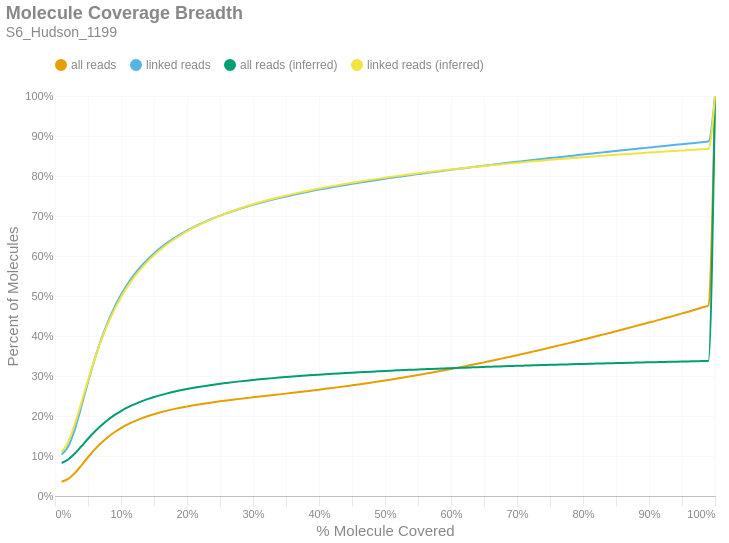

Write notebook code for a chart like this one.
### Markdown cell above
### Molecule Read Coverage
This chart shows molecule coverage breadth as computed by the number of bases aligned to that molecule. In other words, "*how much of each unique long molecule is actually sequenced/aligned?*" Keep in mind there is a distinction between sequences and alignments, since some sequences belonging to a particular molecule may not align well and wouldn't appear in the alignment data. This chart also shows molecule coverage breadth as computed by the *inferred fragment* from which the aligned sequences originate. Unlike read coverage, this calculation takes into account the total insert size, including unsequenced gaps between the forward and reverse reads. Like the previous figures, these are cumulative percents.

### Code cell
if SKIPLR:
    print_html(f"Skipped")
else:
    binned_df = consolidated_hist(valids['coverage_bp'], mask, 0.01, True)
    binned_df_inf = consolidated_hist(valids['coverage_inserts'], mask, 0.01, True)
    binned_df = binned_df.with_columns(pl.lit(binned_df_inf['all reads (cumsum)']).alias('all reads (inferred)'))
    binned_df = binned_df.with_columns(pl.lit(binned_df_inf['linked reads (cumsum)']).alias('linked reads (inferred)'))
    binned_df = binned_df.with_columns(
        (pl.col('bin').cast(pl.Float64) + 0.01).alias('right_edge')
    )

    with SafeRender(binned_df):
        (
            density_plot(binned_df, 'Molecule Coverage Breadth', samplename, 'molcov', ['all reads (inferred)','linked reads (inferred)'])
            .encode(
                #x=alt.X('bin:Q', title="% Molecule Covered").axis(format = '%').scale(padding=0),
                x=alt.X('right_edge:Q', title="% Molecule Covered").axis(format='%').scale(padding=0),
                y=alt.Y('value:Q', title='Percent of Molecules')
                    .axis(format='%')
                    .stack(False)
                    .scale(domainMin=0, padding=0),
                color=alt.Color("key:N").scale(domain = ["all reads", "linked reads", "all reads (inferred)", "linked reads (inferred)"]),
                tooltip = [
                    alt.Tooltip("key:N", title = "Data Type"),
                    alt.Tooltip("range_label:N", title="% Molecule Covered"),
                    alt.Tooltip("value:Q", format = ".2%", title="% Molecules")
                ]
            )
        ).display()

### Figure 1 — Vega-Lite specification as saved in the notebook (floating-point values rounded to 4 significant figures)
{"width": "container", "height": 400, "config": {"title": {"anchor": "start", "dy": -15, "fontSize": 18, "color": "#888888", "subtitleColor": "#888888", "subtitleFontSize": 14}, "arc": {"fill": "#0072B2"}, "axis": {"domainColor": "#888888", "domainWidth": 0.5, "gridWidth": 0.2, "grid": false, "titleFontWeight": 400, "titleFontSize": 15, "labelFontSize": 11, "labelColor": "#888888", "tickColor": "#888888", "tickWidth": 0.2, "titleColor": "#888888"}, "axisBand": {"grid": false}, "axisX": {"grid": true, "tickSize": 10, "domainCap": "round"}, "axisY": {"domain": false, "grid": true, "tickSize": 0, "domainCap": "round"}, "background": "transparent", "header": {"labelFontSize": 15, "labelColor": "#888888", "titleFontSize": 15, "titleFontWeight": 600, "titleColor": "#888888"}, "legend": {"labelFont": "sans-serif", "labelFontSize": 12, "labelColor": "#888888", "symbolSize": 100, "symbolType": "circle", "titleFontSize": 12, "titlePadding": 10, "titleColor": "#888888", "title": null, "orient": "top"}, "range": {"category": ["#E69F00", "#56B4E9", "#009E73", "#F0E442", "#0072B2", "#D55E00", "#CC79A7", "#000000"], "diverging": ["#cfe8f3", "#a2d4ec", "#73bfe2", "#46abdb", "#1696d2", "#12719e"]}, "area": {"fill": "#0072B2", "fillOpacity": 0.7, "line": true, "strokeOpacity": 0.7}, "line": {"color": "#0072B2", "stroke": "#0072B2", "strokeWidth": 2}, "trail": {"color": "#0072B2", "stroke": "#0072B2", "strokeWidth": 0, "size": 1}, "point": {"filled": true, "fillOpacity": 1.0, "size": 95}, "text": {"color": "#888888", "fontSize": 11, "align": "right", "fontWeight": 400, "size": 11}, "bar": {"fill": "#0072B2", "stroke": null}, "view": {"stroke": null, "continuousWidth": 660, "continuousHeight": 400}}, "data": {"name": "data-2da5f88ad8fd05e7be9386594c11e0c2"}, "mark": {"type": "line", "interpolate": "monotone", "point": {"opacity": 0, "size": 275}}, "encoding": {"color": {"field": "key", "scale": {"domain": ["all reads", "linked reads", "all reads (inferred)", "linked reads (inferred)"]}, "type": "nominal"}, "tooltip": [{"field": "key", "title": "Data Type", "type": "nominal"}, {"field": "range_label", "title": "% Molecule Covered", "type": "nominal"}, {"field": "value", "format": ".2%", "title": "% Molecules", "type": "quantitative"}], "x": {"axis": {"format": "%"}, "field": "right_edge", "scale": {"padding": 0}, "title": "% Molecule Covered", "type": "quantitative"}, "y": {"axis": {"format": "%"}, "field": "value", "scale": {"domainMin": 0, "padding": 0}, "stack": false, "title": "Percent of Molecules", "type": "quantitative"}}, "params": [{"name": "param_c36ac31b6afebe62", "select": {"type": "point", "fields": ["key"]}, "bind": "legend"}], "title": {"text": "Molecule Coverage Breadth", "subtitle": "S6_Hudson_1199"}, "transform": [{"fold": ["all reads (cumsum)", "linked reads (cumsum)", "all reads (inferred)", "linked reads (inferred)"]}, {"calculate": "replace(datum.key, ' (cumsum)', '')", "as": "key"}, {"filter": {"param": "param_c36ac31b6afebe62"}}], "usermeta": {"embedOptions": {"downloadFileName": "S6_Hudson_1199.molcov"}}, "$schema": "https://vega.github.io/schema/vega-lite/v6.1.0.json", "datasets": {"data-2da5f88ad8fd05e7be9386594c11e0c2": [{"bin": "0.0", "interval": "0.0-0.01", "all reads": 0.03568, "linked reads": 0.1035, "all reads (cumsum)": 0.03568, "linked reads (cumsum)": 0.1035, "range_label": "0.0-0.01", "all reads (inferred)": 0.08251, "linked reads (inferred)": 0.1098, "right_edge": 0.01}, {"bin": "0.01", "interval": "0.01-0.02", "all reads": 0.006921, "linked reads": 0.02007, "all reads (cumsum)": 0.0426, "linked reads (cumsum)": 0.1236, "range_label": "0.01-0.02", "all reads (inferred)": 0.09124, "linked reads (inferred)": 0.1351, "right_edge": 0.02}, {"bin": "0.02", "interval": "0.02-0.03", "all reads": 0.01453, "linked reads": 0.04294, "all reads (cumsum)": 0.05713, "linked reads (cumsum)": 0.1665, "range_label": "0.02-0.03", "all reads (inferred)": 0.1062, "linked reads (inferred)": 0.1793, "right_edge": 0.03}, {"bin": "0.03", "interval": "0.03-0.04", "all reads": 0.01943, "linked reads": 0.05781, "all reads (cumsum)": 0.07656, "linked reads (cumsum)": 0.2244, "range_label": "0.03-0.04", "all reads (inferred)": 0.1243, "linked reads (inferred)": 0.2335, "right_edge": 0.04}, {"bin": "0.04", "interval": "0.04-0.05", "all reads": 0.02029, "linked reads": 0.06057, "all reads (cumsum)": 0.09685, "linked reads (cumsum)": 0.2849, "range_label": "0.04-0.05", "all reads (inferred)": 0.143, "linked reads (inferred)": 0.2893, "right_edge": 0.05}, {"bin": "0.05", "interval": "0.05-0.06", "all reads": 0.01896, "linked reads": 0.05663, "all reads (cumsum)": 0.1158, "linked reads (cumsum)": 0.3416, "range_label": "0.05-0.06", "all reads (inferred)": 0.1605, "linked reads (inferred)": 0.3417, "right_edge": 0.06}, {"bin": "0.06", "interval": "0.06-0.07", "all reads": 0.01672, "linked reads": 0.05, "all reads (cumsum)": 0.1325, "linked reads (cumsum)": 0.3916, "range_label": "0.06-0.07", "all reads (inferred)": 0.1763, "linked reads (inferred)": 0.389, "right_edge": 0.07}, {"bin": "0.07", "interval": "0.07-0.08", "all reads": 0.0145, "linked reads": 0.0433, "all reads (cumsum)": 0.147, "linked reads (cumsum)": 0.4349, "range_label": "0.07-0.08", "all reads (inferred)": 0.1901, "linked reads (inferred)": 0.4302, "right_edge": 0.08}, {"bin": "0.08", "interval": "0.08-0.09", "all reads": 0.01234, "linked reads": 0.03685, "all reads (cumsum)": 0.1594, "linked reads (cumsum)": 0.4717, "range_label": "0.08-0.09", "all reads (inferred)": 0.202, "linked reads (inferred)": 0.466, "right_edge": 0.09}, {"bin": "0.09", "interval": "0.09-0.1", "all reads": 0.01051, "linked reads": 0.03139, "all reads (cumsum)": 0.1699, "linked reads (cumsum)": 0.5031, "range_label": "0.09-0.1", "all reads (inferred)": 0.2124, "linked reads (inferred)": 0.4971, "right_edge": 0.1}, {"bin": "0.1", "interval": "0.1-0.11", "all reads": 0.009013, "linked reads": 0.0269, "all reads (cumsum)": 0.1789, "linked reads (cumsum)": 0.53, "range_label": "0.1-0.11", "all reads (inferred)": 0.2214, "linked reads (inferred)": 0.524, "right_edge": 0.11}, {"bin": "0.11", "interval": "0.11-0.12", "all reads": 0.007783, "linked reads": 0.02322, "all reads (cumsum)": 0.1867, "linked reads (cumsum)": 0.5532, "range_label": "0.11-0.12", "all reads (inferred)": 0.2292, "linked reads (inferred)": 0.5474, "right_edge": 0.12}, {"bin": "0.12", "interval": "0.12-0.13", "all reads": 0.006709, "linked reads": 0.02, "all reads (cumsum)": 0.1934, "linked reads (cumsum)": 0.5732, "range_label": "0.12-0.13", "all reads (inferred)": 0.236, "linked reads (inferred)": 0.5678, "right_edge": 0.13}, {"bin": "0.13", "interval": "0.13-0.14", "all reads": 0.005919, "linked reads": 0.01761, "all reads (cumsum)": 0.1993, "linked reads (cumsum)": 0.5908, "range_label": "0.13-0.14", "all reads (inferred)": 0.2421, "linked reads (inferred)": 0.5861, "right_edge": 0.14}, {"bin": "0.14", "interval": "0.14-0.15", "all reads": 0.005241, "linked reads": 0.01557, "all reads (cumsum)": 0.2045, "linked reads (cumsum)": 0.6064, "range_label": "0.14-0.15", "all reads (inferred)": 0.2474, "linked reads (inferred)": 0.602, "right_edge": 0.15}, {"bin": "0.15", "interval": "0.15-0.16", "all reads": 0.004715, "linked reads": 0.01398, "all reads (cumsum)": 0.2093, "linked reads (cumsum)": 0.6204, "range_label": "0.15-0.16", "all reads (inferred)": 0.2522, "linked reads (inferred)": 0.6164, "right_edge": 0.16}, {"bin": "0.16", "interval": "0.16-0.17", "all reads": 0.004216, "linked reads": 0.01247, "all reads (cumsum)": 0.2135, "linked reads (cumsum)": 0.6328, "range_label": "0.16-0.17", "all reads (inferred)": 0.2566, "linked reads (inferred)": 0.6294, "right_edge": 0.17}, {"bin": "0.17", "interval": "0.17-0.18", "all reads": 0.003769, "linked reads": 0.01115, "all reads (cumsum)": 0.2172, "linked reads (cumsum)": 0.644, "range_label": "0.17-0.18", "all reads (inferred)": 0.2606, "linked reads (inferred)": 0.6412, "right_edge": 0.18}, {"bin": "0.18", "interval": "0.18-0.19", "all reads": 0.003466, "linked reads": 0.01023, "all reads (cumsum)": 0.2207, "linked reads (cumsum)": 0.6542, "range_label": "0.18-0.19", "all reads (inferred)": 0.2641, "linked reads (inferred)": 0.6519, "right_edge": 0.19}, {"bin": "0.19", "interval": "0.19-0.2", "all reads": 0.003211, "linked reads": 0.009435, "all reads (cumsum)": 0.2239, "linked reads (cumsum)": 0.6637, "range_label": "0.19-0.2", "all reads (inferred)": 0.2674, "linked reads (inferred)": 0.6617, "right_edge": 0.2}, {"bin": "0.2", "interval": "0.2-0.21", "all reads": 0.00293, "linked reads": 0.008562, "all reads (cumsum)": 0.2269, "linked reads (cumsum)": 0.6722, "range_label": "0.2-0.21", "all reads (inferred)": 0.2705, "linked reads (inferred)": 0.6708, "right_edge": 0.21}, {"bin": "0.21", "interval": "0.21-0.22", "all reads": 0.002712, "linked reads": 0.007901, "all reads (cumsum)": 0.2296, "linked reads (cumsum)": 0.6801, "range_label": "0.21-0.22", "all reads (inferred)": 0.2733, "linked reads (inferred)": 0.6791, "right_edge": 0.22}, {"bin": "0.22", "interval": "0.22-0.23", "all reads": 0.002571, "linked reads": 0.007468, "all reads (cumsum)": 0.2321, "linked reads (cumsum)": 0.6876, "range_label": "0.22-0.23", "all reads (inferred)": 0.2759, "linked reads (inferred)": 0.687, "right_edge": 0.23}, {"bin": "0.23", "interval": "0.23-0.24", "all reads": 0.002392, "linked reads": 0.006909, "all reads (cumsum)": 0.2345, "linked reads (cumsum)": 0.6945, "range_label": "0.23-0.24", "all reads (inferred)": 0.2783, "linked reads (inferred)": 0.6942, "right_edge": 0.24}, {"bin": "0.24", "interval": "0.24-0.25", "all reads": 0.002211, "linked reads": 0.006339, "all reads (cumsum)": 0.2367, "linked reads (cumsum)": 0.7008, "range_label": "0.24-0.25", "all reads (inferred)": 0.2806, "linked reads (inferred)": 0.701, "right_edge": 0.25}, {"bin": "0.25", "interval": "0.25-0.26", "all reads": 0.002111, "linked reads": 0.006018, "all reads (cumsum)": 0.2388, "linked reads (cumsum)": 0.7069, "range_label": "0.25-0.26", "all reads (inferred)": 0.2827, "linked reads (inferred)": 0.7072, "right_edge": 0.26}, {"bin": "0.26", "interval": "0.26-0.27", "all reads": 0.002007, "linked reads": 0.005669, "all reads (cumsum)": 0.2409, "linked reads (cumsum)": 0.7125, "range_label": "0.26-0.27", "all reads (inferred)": 0.2847, "linked reads (inferred)": 0.7132, "right_edge": 0.27}, {"bin": "0.27", "interval": "0.27-0.28", "all reads": 0.001974, "linked reads": 0.005444, "all reads (cumsum)": 0.2428, "linked reads (cumsum)": 0.718, "range_label": "0.27-0.28", "all reads (inferred)": 0.2866, "linked reads (inferred)": 0.7188, "right_edge": 0.28}, {"bin": "0.28", "interval": "0.28-0.29", "all reads": 0.001898, "linked reads": 0.00506, "all reads (cumsum)": 0.2447, "linked reads (cumsum)": 0.723, "range_label": "0.28-0.29", "all reads (inferred)": 0.2884, "linked reads (inferred)": 0.7242, "right_edge": 0.29}, {"bin": "0.29", "interval": "0.29-0.3", "all reads": 0.001877, "linked reads": 0.004845, "all reads (cumsum)": 0.2466, "linked reads (cumsum)": 0.7279, "range_label": "0.29-0.3", "all reads (inferred)": 0.2901, "linked reads (inferred)": 0.7293, "right_edge": 0.3}, {"bin": "0.3", "interval": "0.3-0.31", "all reads": 0.001881, "linked reads": 0.004662, "all reads (cumsum)": 0.2485, "linked reads (cumsum)": 0.7325, "range_label": "0.3-0.31", "all reads (inferred)": 0.2917, "linked reads (inferred)": 0.734, "right_edge": 0.31}, {"bin": "0.31", "interval": "0.31-0.32", "all reads": 0.00185, "linked reads": 0.004356, "all reads (cumsum)": 0.2503, "linked reads (cumsum)": 0.7369, "range_label": "0.31-0.32", "all reads (inferred)": 0.2932, "linked reads (inferred)": 0.7386, "right_edge": 0.32}, {"bin": "0.32", "interval": "0.32-0.33", "all reads": 0.001875, "linked reads": 0.004171, "all reads (cumsum)": 0.2522, "linked reads (cumsum)": 0.7411, "range_label": "0.32-0.33", "all reads (inferred)": 0.2947, "linked reads (inferred)": 0.743, "right_edge": 0.33}, {"bin": "0.33", "interval": "0.33-0.34", "all reads": 0.001853, "linked reads": 0.003942, "all reads (cumsum)": 0.2541, "linked reads (cumsum)": 0.745, "range_label": "0.33-0.34", "all reads (inferred)": 0.2961, "linked reads (inferred)": 0.7471, "right_edge": 0.34}, {"bin": "0.34", "interval": "0.34-0.35", "all reads": 0.001886, "linked reads": 0.003783, "all reads (cumsum)": 0.2559, "linked reads (cumsum)": 0.7488, "range_label": "0.34-0.35", "all reads (inferred)": 0.2974, "linked reads (inferred)": 0.7509, "right_edge": 0.35}, {"bin": "0.35", "interval": "0.35-0.36", "all reads": 0.001917, "linked reads": 0.003729, "all reads (cumsum)": 0.2579, "linked reads (cumsum)": 0.7525, "range_label": "0.35-0.36", "all reads (inferred)": 0.2987, "linked reads (inferred)": 0.7547, "right_edge": 0.36}, {"bin": "0.36", "interval": "0.36-0.37", "all reads": 0.001952, "linked reads": 0.003554, "all reads (cumsum)": 0.2598, "linked reads (cumsum)": 0.7561, "range_label": "0.36-0.37", "all reads (inferred)": 0.2999, "linked reads (inferred)": 0.7584, "right_edge": 0.37}, {"bin": "0.37", "interval": "0.37-0.38", "all reads": 0.001959, "linked reads": 0.003425, "all reads (cumsum)": 0.2618, "linked reads (cumsum)": 0.7595, "range_label": "0.37-0.38", "all reads (inferred)": 0.3011, "linked reads (inferred)": 0.762, "right_edge": 0.38}, {"bin": "0.38", "interval": "0.38-0.39", "all reads": 0.001979, "linked reads": 0.003272, "all reads (cumsum)": 0.2638, "linked reads (cumsum)": 0.7628, "range_label": "0.38-0.39", "all reads (inferred)": 0.3022, "linked reads (inferred)": 0.7653, "right_edge": 0.39}, {"bin": "0.39", "interval": "0.39-0.4", "all reads": 0.002038, "linked reads": 0.003137, "all reads (cumsum)": 0.2658, "linked reads (cumsum)": 0.7659, "range_label": "0.39-0.4", "all reads (inferred)": 0.3033, "linked reads (inferred)": 0.7685, "right_edge": 0.4}, {"bin": "0.4", "interval": "0.4-0.41", "all reads": 0.002071, "linked reads": 0.003054, "all reads (cumsum)": 0.2679, "linked reads (cumsum)": 0.769, "range_label": "0.4-0.41", "all reads (inferred)": 0.3044, "linked reads (inferred)": 0.7716, "right_edge": 0.41}, {"bin": "0.41", "interval": "0.41-0.42", "all reads": 0.002125, "linked reads": 0.002964, "all reads (cumsum)": 0.27, "linked reads (cumsum)": 0.7719, "range_label": "0.41-0.42", "all reads (inferred)": 0.3054, "linked reads (inferred)": 0.7747, "right_edge": 0.42}, {"bin": "0.42", "interval": "0.42-0.43", "all reads": 0.002177, "linked reads": 0.002894, "all reads (cumsum)": 0.2722, "linked reads (cumsum)": 0.7748, "range_label": "0.42-0.43", "all reads (inferred)": 0.3064, "linked reads (inferred)": 0.7776, "right_edge": 0.43}, {"bin": "0.43", "interval": "0.43-0.44", "all reads": 0.00222, "linked reads": 0.002832, "all reads (cumsum)": 0.2744, "linked reads (cumsum)": 0.7777, "range_label": "0.43-0.44", "all reads (inferred)": 0.3074, "linked reads (inferred)": 0.7804, "right_edge": 0.44}, {"bin": "0.44", "interval": "0.44-0.45", "all reads": 0.002299, "linked reads": 0.002731, "all reads (cumsum)": 0.2767, "linked reads (cumsum)": 0.7804, "range_label": "0.44-0.45", "all reads (inferred)": 0.3083, "linked reads (inferred)": 0.7832, "right_edge": 0.45}, {"bin": "0.45", "interval": "0.45-0.46", "all reads": 0.002297, "linked reads": 0.002627, "all reads (cumsum)": 0.279, "linked reads (cumsum)": 0.783, "range_label": "0.45-0.46", "all reads (inferred)": 0.3092, "linked reads (inferred)": 0.7859, "right_edge": 0.46}, {"bin": "0.46", "interval": "0.46-0.47", "all reads": 0.002362, "linked reads": 0.002593, "all reads (cumsum)": 0.2813, "linked reads (cumsum)": 0.7856, "range_label": "0.46-0.47", "all reads (inferred)": 0.3101, "linked reads (inferred)": 0.7885, "right_edge": 0.47}, {"bin": "0.47", "interval": "0.47-0.48", "all reads": 0.002462, "linked reads": 0.002587, "all reads (cumsum)": 0.2838, "linked reads (cumsum)": 0.7882, "range_label": "0.47-0.48", "all reads (inferred)": 0.3109, "linked reads (inferred)": 0.7909, "right_edge": 0.48}, {"bin": "0.48", "interval": "0.48-0.49", "all reads": 0.002425, "linked reads": 0.002427, "all reads (cumsum)": 0.2862, "linked reads (cumsum)": 0.7906, "range_label": "0.48-0.49", "all reads (inferred)": 0.3118, "linked reads (inferred)": 0.7934, "right_edge": 0.49}, {"bin": "0.49", "interval": "0.49-0.5", "all reads": 0.002706, "linked reads": 0.002544, "all reads (cumsum)": 0.2889, "linked reads (cumsum)": 0.7932, "range_label": "0.49-0.5", "all reads (inferred)": 0.3126, "linked reads (inferred)": 0.7959, "right_edge": 0.5}, {"bin": "0.5", "interval": "0.5-0.51", "all reads": 0.002467, "linked reads": 0.002357, "all reads (cumsum)": 0.2914, "linked reads (cumsum)": 0.7955, "range_label": "0.5-0.51", "all reads (inferred)": 0.3134, "linked reads (inferred)": 0.7981, "right_edge": 0.51}, {"bin": "0.51", "interval": "0.51-0.52", "all reads": 0.002715, "linked reads": 0.002348, "all reads (cumsum)": 0.2941, "linked reads (cumsum)": 0.7979, "range_label": "0.51-0.52", "all reads (inferred)": 0.3141, "linked reads (inferred)": 0.8003, "right_edge": 0.52}, {"bin": "0.52", "interval": "0.52-0.53", "all reads": 0.002688, "linked reads": 0.002307, "all reads (cumsum)": 0.2968, "linked reads (cumsum)": 0.8002, "range_label": "0.52-0.53", "all reads (inferred)": 0.3149, "linked reads (inferred)": 0.8025, "right_edge": 0.53}, {"bin": "0.53", "interval": "0.53-0.54", "all reads": 0.002808, "linked reads": 0.002357, "all reads (cumsum)": 0.2996, "linked reads (cumsum)": 0.8025, "range_label": "0.53-0.54", "all reads (inferred)": 0.3156, "linked reads (inferred)": 0.8046, "right_edge": 0.54}, {"bin": "0.54", "interval": "0.54-0.55", "all reads": 0.002784, "linked reads": 0.002221, "all reads (cumsum)": 0.3024, "linked reads (cumsum)": 0.8048, "range_label": "0.54-0.55", "all reads (inferred)": 0.3163, "linked reads (inferred)": 0.8067, "right_edge": 0.55}, {"bin": "0.55", "interval": "0.55-0.56", "all reads": 0.002931, "linked reads": 0.002208, "all reads (cumsum)": 0.3053, "linked reads (cumsum)": 0.807, "range_label": "0.55-0.56", "all reads (inferred)": 0.317, "linked reads (inferred)": 0.8087, "right_edge": 0.56}, {"bin": "0.56", "interval": "0.56-0.57", "all reads": 0.002952, "linked reads": 0.002162, "all reads (cumsum)": 0.3083, "linked reads (cumsum)": 0.8091, "range_label": "0.56-0.57", "all reads (inferred)": 0.3177, "linked reads (inferred)": 0.8108, "right_edge": 0.57}, {"bin": "0.57", "interval": "0.57-0.58", "all reads": 0.003062, "linked reads": 0.002223, "all reads (cumsum)": 0.3113, "linked reads (cumsum)": 0.8113, "range_label": "0.57-0.58", "all reads (inferred)": 0.3184, "linked reads (inferred)": 0.8127, "right_edge": 0.58}, {"bin": "0.58", "interval": "0.58-0.59", "all reads": 0.003068, "linked reads": 0.002126, "all reads (cumsum)": 0.3144, "linked reads (cumsum)": 0.8135, "range_label": "0.58-0.59", "all reads (inferred)": 0.319, "linked reads (inferred)": 0.8145, "right_edge": 0.59}, {"bin": "0.59", "interval": "0.59-0.6", "all reads": 0.003132, "linked reads": 0.002135, "all reads (cumsum)": 0.3175, "linked reads (cumsum)": 0.8156, "range_label": "0.59-0.6", "all reads (inferred)": 0.3196, "linked reads (inferred)": 0.8164, "right_edge": 0.6}, {"bin": "0.6", "interval": "0.6-0.61", "all reads": 0.003142, "linked reads": 0.002033, "all reads (cumsum)": 0.3207, "linked reads (cumsum)": 0.8176, "range_label": "0.6-0.61", "all reads (inferred)": 0.3202, "linked reads (inferred)": 0.8182, "right_edge": 0.61}, {"bin": "0.61", "interval": "0.61-0.62", "all reads": 0.003311, "linked reads": 0.002002, "all reads (cumsum)": 0.324, "linked reads (cumsum)": 0.8196, "range_label": "0.61-0.62", "all reads (inferred)": 0.3209, "linked reads (inferred)": 0.82, "right_edge": 0.62}, {"bin": "0.62", "interval": "0.62-0.63", "all reads": 0.003292, "linked reads": 0.002044, "all reads (cumsum)": 0.3273, "linked reads (cumsum)": 0.8217, "range_label": "0.62-0.63", "all reads (inferred)": 0.3215, "linked reads (inferred)": 0.8218, "right_edge": 0.63}, {"bin": "0.63", "interval": "0.63-0.64", "all reads": 0.003391, "linked reads": 0.002035, "all reads (cumsum)": 0.3307, "linked reads (cumsum)": 0.8237, "range_label": "0.63-0.64", "all reads (inferred)": 0.3221, "linked reads (inferred)": 0.8235, "right_edge": 0.64}, {"bin": "0.64", "interval": "0.64-0.65", "all reads": 0.003369, "linked reads": 0.00203, "all reads (cumsum)": 0.334, "linked reads (cumsum)": 0.8257, "range_label": "0.64-0.65", "all reads (inferred)": 0.3226, "linked reads (inferred)": 0.8251, "right_edge": 0.65}, {"bin": "0.65", "interval": "0.65-0.66", "all reads": 0.003571, "linked reads": 0.001998, "all reads (cumsum)": 0.3376, "linked reads (cumsum)": 0.8277, "range_label": "0.65-0.66", "all reads (inferred)": 0.3232, "linked reads (inferred)": 0.8268, "right_edge": 0.66}, {"bin": "0.66", "interval": "0.66-0.67", "all reads": 0.003456, "linked reads": 0.001958, "all reads (cumsum)": 0.3411, "linked reads (cumsum)": 0.8297, "range_label": "0.66-0.67", "all reads (inferred)": 0.3238, "linked reads (inferred)": 0.8284, "right_edge": 0.67}, {"bin": "0.67", "interval": "0.67-0.68", "all reads": 0.003551, "linked reads": 0.001949, "all reads (cumsum)": 0.3446, "linked reads (cumsum)": 0.8317, "range_label": "0.67-0.68", "all reads (inferred)": 0.3243, "linked reads (inferred)": 0.83, "right_edge": 0.68}, {"bin": "0.68", "interval": "0.68-0.69", "all reads": 0.003586, "linked reads": 0.001922, "all reads (cumsum)": 0.3482, "linked reads (cumsum)": 0.8336, "range_label": "0.68-0.69", "all reads (inferred)": 0.3248, "linked reads (inferred)": 0.8316, "right_edge": 0.69}, {"bin": "0.69", "interval": "0.69-0.7", "all reads": 0.00373, "linked reads": 0.001924, "all reads (cumsum)": 0.3519, "linked reads (cumsum)": 0.8355, "range_label": "0.69-0.7", "all reads (inferred)": 0.3254, "linked reads (inferred)": 0.8331, "right_edge": 0.7}, {"bin": "0.7", "interval": "0.7-0.71", "all reads": 0.0037, "linked reads": 0.001842, "all reads (cumsum)": 0.3556, "linked reads (cumsum)": 0.8373, "range_label": "0.7-0.71", "all reads (inferred)": 0.3259, "linked reads (inferred)": 0.8346, "right_edge": 0.71}, {"bin": "0.71", "interval": "0.71-0.72", "all reads": 0.003745, "linked reads": 0.001875, "all reads (cumsum)": 0.3594, "linked reads (cumsum)": 0.8392, "range_label": "0.71-0.72", "all reads (inferred)": 0.3264, "linked reads (inferred)": 0.836, "right_edge": 0.72}, {"bin": "0.72", "interval": "0.72-0.73", "all reads": 0.003842, "linked reads": 0.001825, "all reads (cumsum)": 0.3632, "linked reads (cumsum)": 0.841, "range_label": "0.72-0.73", "all reads (inferred)": 0.3269, "linked reads (inferred)": 0.8375, "right_edge": 0.73}, {"bin": "0.73", "interval": "0.73-0.74", "all reads": 0.003791, "linked reads": 0.001819, "all reads (cumsum)": 0.367, "linked reads (cumsum)": 0.8429, "range_label": "0.73-0.74", "all reads (inferred)": 0.3274, "linked reads (inferred)": 0.8389, "right_edge": 0.74}, {"bin": "0.74", "interval": "0.74-0.75", "all reads": 0.00404, "linked reads": 0.00187, "all reads (cumsum)": 0.3711, "linked reads (cumsum)": 0.8447, "range_label": "0.74-0.75", "all reads (inferred)": 0.3279, "linked reads (inferred)": 0.8404, "right_edge": 0.75}, {"bin": "0.75", "interval": "0.75-0.76", "all reads": 0.003812, "linked reads": 0.00176, "all reads (cumsum)": 0.3749, "linked reads (cumsum)": 0.8465, "range_label": "0.75-0.76", "all reads (inferred)": 0.3283, "linked reads (inferred)": 0.8416, "right_edge": 0.76}, {"bin": "0.76", "interval": "0.76-0.77", "all reads": 0.00396, "linked reads": 0.001846, "all reads (cumsum)": 0.3788, "linked reads (cumsum)": 0.8483, "range_label": "0.76-0.77", "all reads (inferred)": 0.3288, "linked reads (inferred)": 0.843, "right_edge": 0.77}, {"bin": "0.77", "interval": "0.77-0.78", "all reads": 0.003989, "linked reads": 0.001796, "all reads (cumsum)": 0.3828, "linked reads (cumsum)": 0.8501, "range_label": "0.77-0.78", "all reads (inferred)": 0.3292, "linked reads (inferred)": 0.8443, "right_edge": 0.78}, {"bin": "0.78", "interval": "0.78-0.79", "all reads": 0.004044, "linked reads": 0.001749, "all reads (cumsum)": 0.3869, "linked reads (cumsum)": 0.8519, "range_label": "0.78-0.79", "all reads (inferred)": 0.3297, "linked reads (inferred)": 0.8456, "right_edge": 0.79}, {"bin": "0.79", "interval": "0.79-0.8", "all reads": 0.004261, "linked reads": 0.001866, "all reads (cumsum)": 0.3911, "linked reads (cumsum)": 0.8537, "range_label": "0.79-0.8", "all reads (inferred)": 0.3302, "linked reads (inferred)": 0.8469, "right_edge": 0.8}, {"bin": "0.8", "interval": "0.8-0.81", "all reads": 0.003963, "linked reads": 0.001764, "all reads (cumsum)": 0.3951, "linked reads (cumsum)": 0.8555, "range_label": "0.8-0.81", "all reads (inferred)": 0.3306, "linked reads (inferred)": 0.8481, "right_edge": 0.81}, {"bin": "0.81", "interval": "0.81-0.82", "all reads": 0.004107, "linked reads": 0.001797, "all reads (cumsum)": 0.3992, "linked reads (cumsum)": 0.8573, "range_label": "0.81-0.82", "all reads (inferred)": 0.331, "linked reads (inferred)": 0.8494, "right_edge": 0.82}, {"bin": "0.82", "interval": "0.82-0.83", "all reads": 0.004199, "linked reads": 0.001759, "all reads (cumsum)": 0.4034, "linked reads (cumsum)": 0.8591, "range_label": "0.82-0.83", "all reads (inferred)": 0.3314, "linked reads (inferred)": 0.8506, "right_edge": 0.83}, {"bin": "0.83", "interval": "0.83-0.84", "all reads": 0.004176, "linked reads": 0.001709, "all reads (cumsum)": 0.4076, "linked reads (cumsum)": 0.8608, "range_label": "0.83-0.84", "all reads (inferred)": 0.3318, "linked reads (inferred)": 0.8518, "right_edge": 0.84}, {"bin": "0.84", "interval": "0.84-0.85", "all reads": 0.004237, "linked reads": 0.001809, "all reads (cumsum)": 0.4118, "linked reads (cumsum)": 0.8626, "range_label": "0.84-0.85", "all reads (inferred)": 0.3323, "linked reads (inferred)": 0.8529, "right_edge": 0.85}, {"bin": "0.85", "interval": "0.85-0.86", "all reads": 0.004272, "linked reads": 0.001712, "all reads (cumsum)": 0.4161, "linked reads (cumsum)": 0.8643, "range_label": "0.85-0.86", "all reads (inferred)": 0.3327, "linked reads (inferred)": 0.8541, "right_edge": 0.86}, {"bin": "0.86", "interval": "0.86-0.87", "all reads": 0.004318, "linked reads": 0.001754, "all reads (cumsum)": 0.4204, "linked reads (cumsum)": 0.8661, "range_label": "0.86-0.87", "all reads (inferred)": 0.3331, "linked reads (inferred)": 0.8552, "right_edge": 0.87}, {"bin": "0.87", "interval": "0.87-0.88", "all reads": 0.004418, "linked reads": 0.001706, "all reads (cumsum)": 0.4248, "linked reads (cumsum)": 0.8678, "range_label": "0.87-0.88", "all reads (inferred)": 0.3335, "linked reads (inferred)": 0.8564, "right_edge": 0.88}, {"bin": "0.88", "interval": "0.88-0.89", "all reads": 0.004353, "linked reads": 0.001672, "all reads (cumsum)": 0.4292, "linked reads (cumsum)": 0.8694, "range_label": "0.88-0.89", "all reads (inferred)": 0.3338, "linked reads (inferred)": 0.8575, "right_edge": 0.89}, {"bin": "0.89", "interval": "0.89-0.9", "all reads": 0.004479, "linked reads": 0.001754, "all reads (cumsum)": 0.4336, "linked reads (cumsum)": 0.8712, "range_label": "0.89-0.9", "all reads (inferred)": 0.3342, "linked reads (inferred)": 0.8585, "right_edge": 0.9}, {"bin": "0.9", "interval": "0.9-0.91", "all reads": 0.004244, "linked reads": 0.001674, "all reads (cumsum)": 0.4379, "linked reads (cumsum)": 0.8729, "range_label": "0.9-0.91", "all reads (inferred)": 0.3346, "linked reads (inferred)": 0.8596, "right_edge": 0.91}, {"bin": "0.91", "interval": "0.91-0.92", "all reads": 0.004833, "linked reads": 0.001712, "all reads (cumsum)": 0.4427, "linked reads (cumsum)": 0.8746, "range_label": "0.91-0.92", "all reads (inferred)": 0.335, "linked reads (inferred)": 0.8606, "right_edge": 0.92}, {"bin": "0.92", "interval": "0.92-0.93", "all reads": 0.00423, "linked reads": 0.001674, "all reads (cumsum)": 0.447, "linked reads (cumsum)": 0.8762, "range_label": "0.92-0.93", "all reads (inferred)": 0.3353, "linked reads (inferred)": 0.8616, "right_edge": 0.93}, {"bin": "0.93", "interval": "0.93-0.94", "all reads": 0.004631, "linked reads": 0.001637, "all reads (cumsum)": 0.4516, "linked reads (cumsum)": 0.8779, "range_label": "0.93-0.94", "all reads (inferred)": 0.3357, "linked reads (inferred)": 0.8627, "right_edge": 0.94}, {"bin": "0.94", "interval": "0.94-0.95", "all reads": 0.004999, "linked reads": 0.00164, "all reads (cumsum)": 0.4566, "linked reads (cumsum)": 0.8795, "range_label": "0.94-0.95", "all reads (inferred)": 0.3361, "linked reads (inferred)": 0.8638, "right_edge": 0.95}, {"bin": "0.95", "interval": "0.95-0.96", "all reads": 0.00425, "linked reads": 0.001643, "all reads (cumsum)": 0.4608, "linked reads (cumsum)": 0.8812, "range_label": "0.95-0.96", "all reads (inferred)": 0.3365, "linked reads (inferred)": 0.8648, "right_edge": 0.96}, {"bin": "0.96", "interval": "0.96-0.97", "all reads": 0.004935, "linked reads": 0.001609, "all reads (cumsum)": 0.4658, "linked reads (cumsum)": 0.8828, "range_label": "0.96-0.97", "all reads (inferred)": 0.3369, "linked reads (inferred)": 0.8658, "right_edge": 0.97}, {"bin": "0.97", "interval": "0.97-0.98", "all reads": 0.005411, "linked reads": 0.001633, "all reads (cumsum)": 0.4712, "linked reads (cumsum)": 0.8844, "range_label": "0.97-0.98", "all reads (inferred)": 0.3373, "linked reads (inferred)": 0.8669, "right_edge": 0.98}, {"bin": "0.98", "interval": "0.98-0.99", "all reads": 0.005115, "linked reads": 0.001699, "all reads (cumsum)": 0.4763, "linked reads (cumsum)": 0.8861, "range_label": "0.98-0.99", "all reads (inferred)": 0.3377, "linked reads (inferred)": 0.8675, "right_edge": 0.99}, {"bin": "0.99", "interval": "0.99-1.0", "all reads": 0.5237, "linked reads": 0.1139, "all reads (cumsum)": 1.0, "linked reads (cumsum)": 1.0, "range_label": "0.99-1.0", "all reads (inferred)": 1.0, "linked reads (inferred)": 1.0, "right_edge": 1.0}]}}
